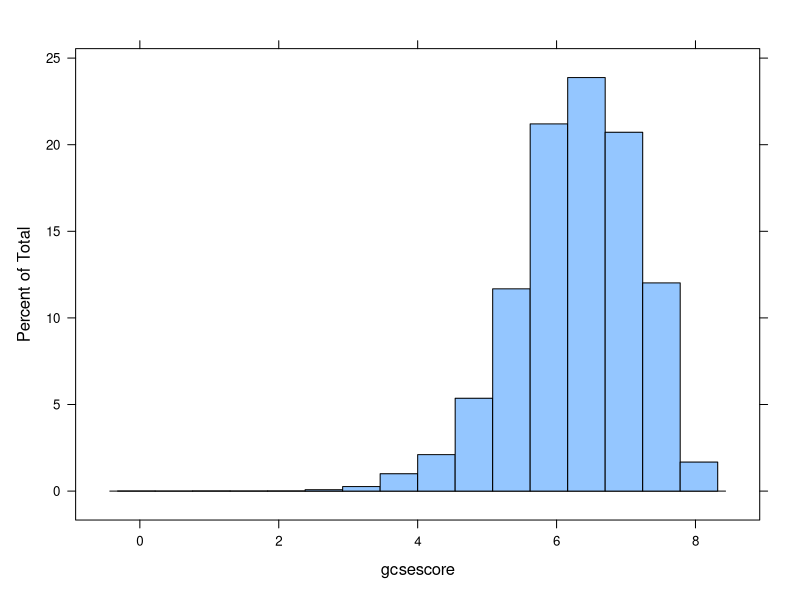
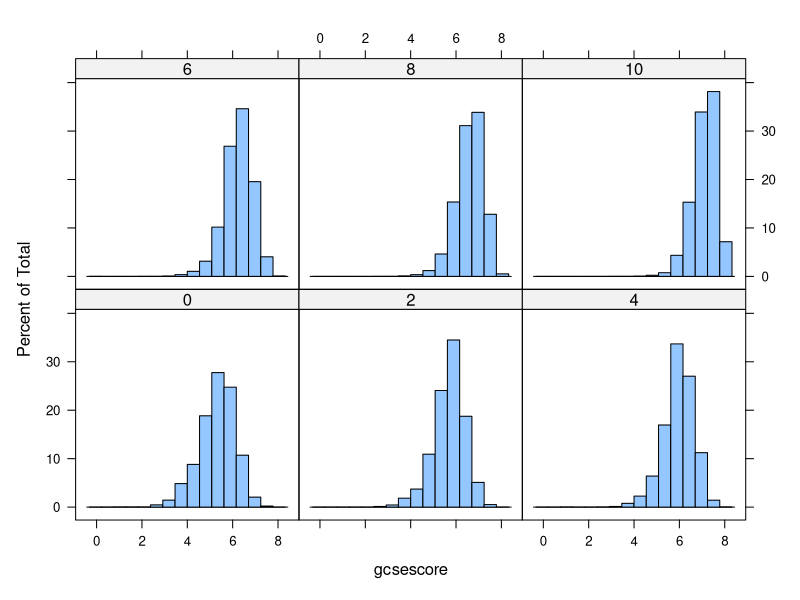
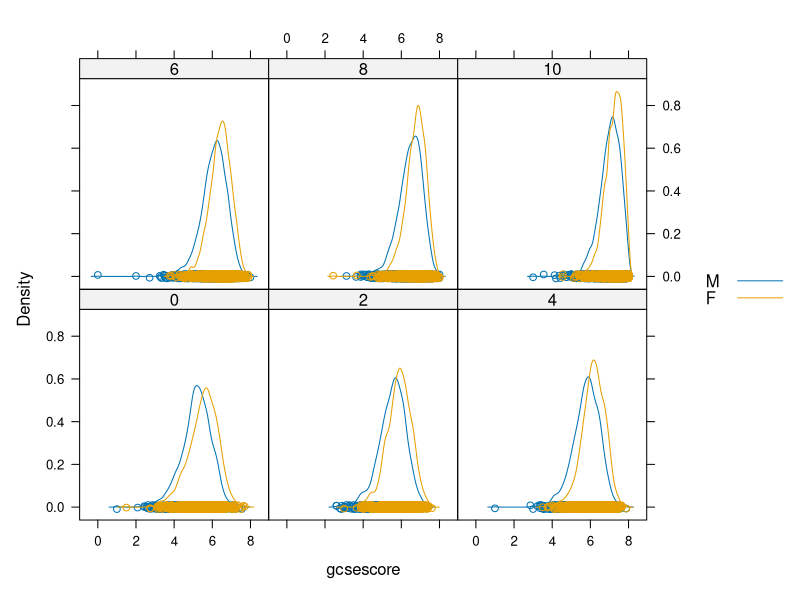
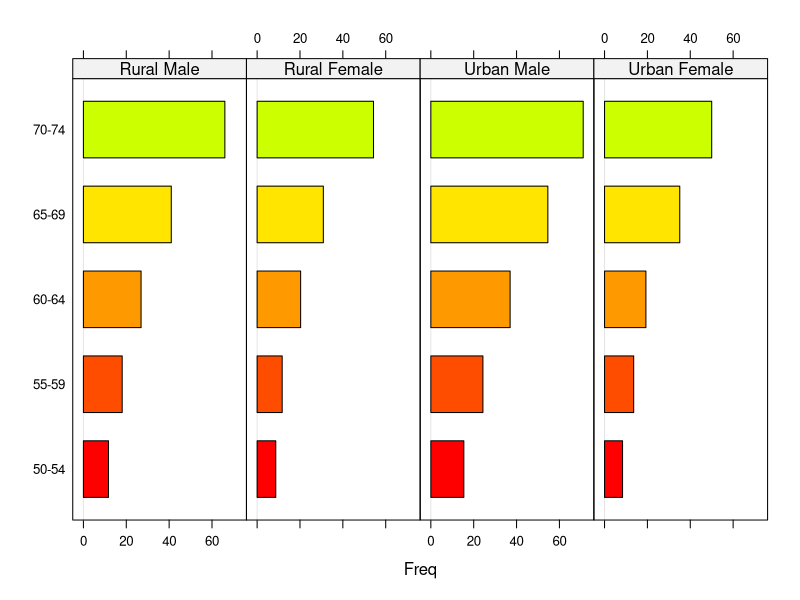
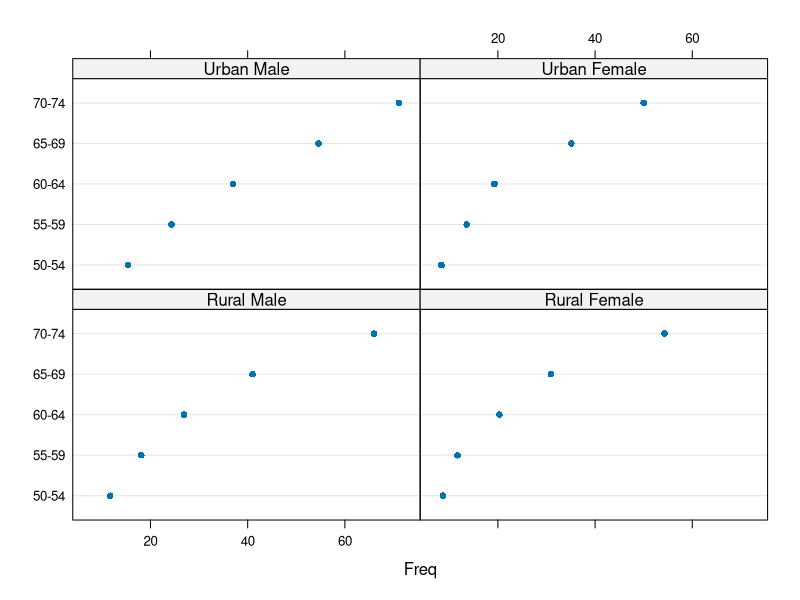
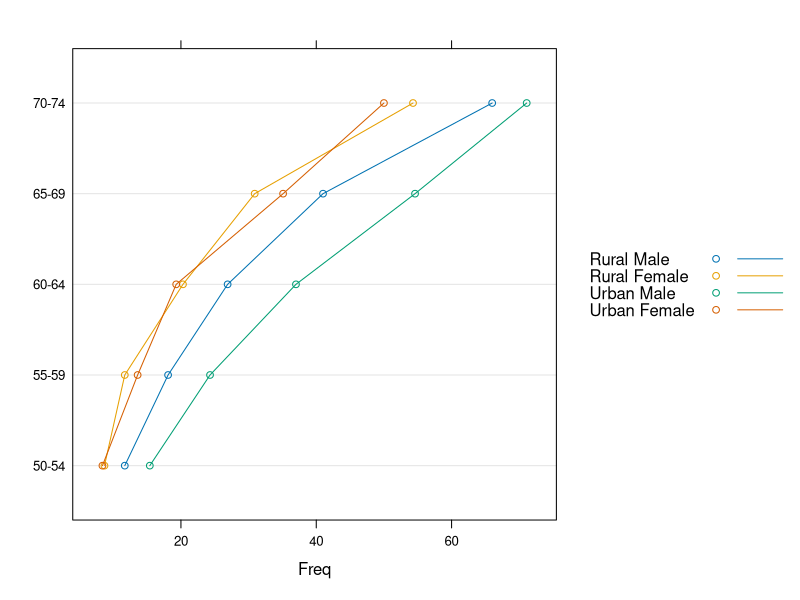
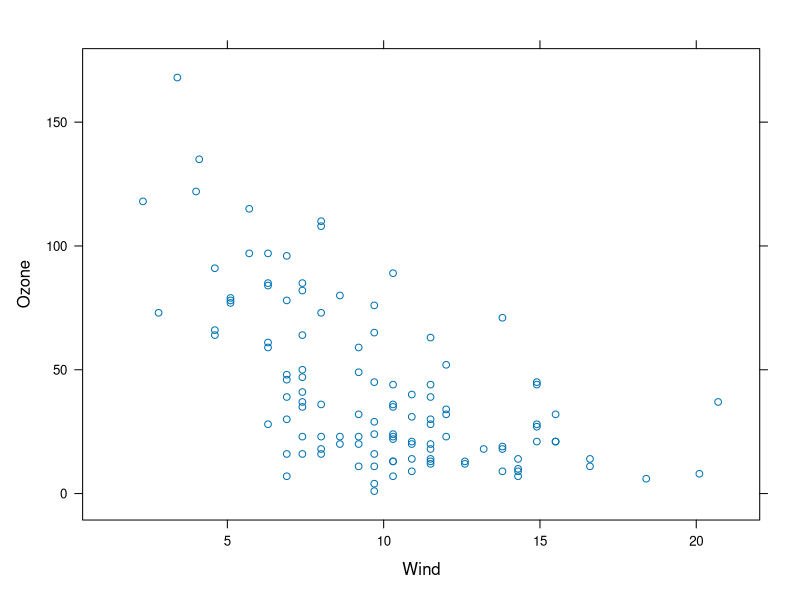
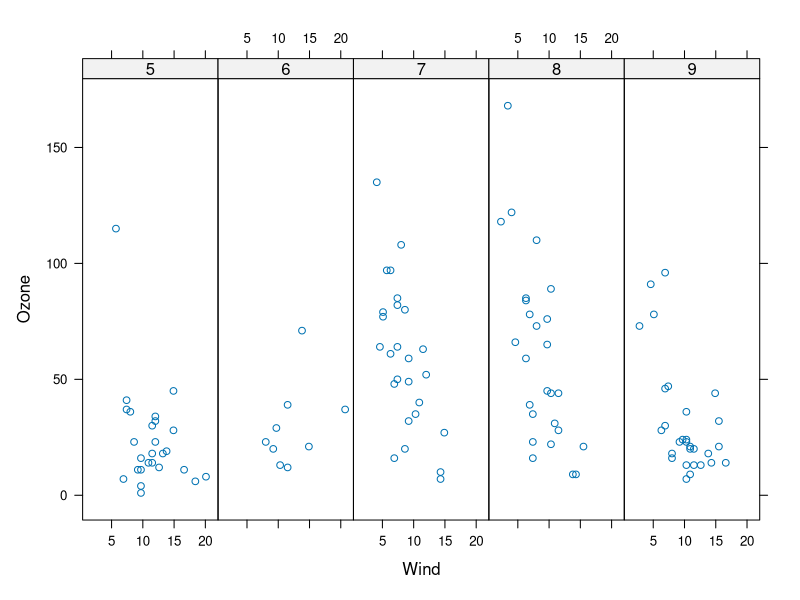

These charts were generated, in order, by the following R code:
# 고급 시각화 분석


# R의 고급 시각화 도구

# 1 격자형 기법 시각화

install.packages("lattice")
library(lattice)
install.packages("mlmRev")
library(mlmRev)
                                  # 고급 시각화와 chem97 데이터 셋을 위한 패키지 설치 및 로드

data(Chem97)
str(Chem97)
summary(Chem97)
                                  # 샘플 데이터 로드

# 히스토그램
# histogram( ~ x | 조건, data = data  ...)
# x축에 사용할 열 이름, data = 사용할 데이터셋 은 필수

histogram(~ gcsescore, data = Chem97)

histogram(~ gcsescore | factor(score), data = Chem97)
                                  # score을 factor로 나타내지 않으면 score의 범주에 따른 그래프가 아닌,
                                  # 그저 패널의 제목으로 score라는 텍스트가 나타난다.
                                  # 화학성적별 개인평균 성적

# 밀도 그래프
# densityplot( ~ x | 조건, data = data, groups = 변수)

densityplot(~ gcsescore | factor(score), data = Chem97, groups = gender, auto.key = T)
                                  # 화학 성적에 따른 성별 별 개인평균 성적 밀도

# 막대 그래프
# barchart( y ~ x | 조건, data = data, layout = c( panel, row ))

data("VADeaths")
str(VADeaths)

tab <- as.data.frame.table(VADeaths)
                                  # as.data.frame.table(data)
                                  # 데이터 프레임을 테이블 형식으로
                                  # rownames, colnames,values 순으로 데이터프레임 형식으로 변환
tab
VADeaths

barchart( Var1 ~ Freq | Var2, col = rainbow(20), data = tab, layout = c( 4, 1 ), origin = 0)
                                  # layout은 몇개의 panel을 몇개의 row에 표시할 건지 설정
                                  # origin은 x축 구간을 n부터 표시

# 점 그래프
# dotplot( y ~ x | 조건, data = data, layout = c( panel, row ))

dotplot(Var1 ~ Freq | Var2, tab)
                                  # layout = 2*2
dotplot(Var1 ~ Freq, tab, groups = Var2, type = "o", auto.key = list(space = "right", points = T, lines = T))
                                  # type => o == o와 선의 연결
                                  # 조건을 없애고 groups를 추가 하면 그래프가 하나의 패널에 표시
                                  # auto.key == 범례 => space 위치 | points 점 | lines 선 표시

# 산점도 그래프
# xyplot( y ~ x | 조건변수, data = data.frame 또는 list, layout = c( panel, row ))

library(datasets)
str(airquality)

xyplot( Ozone ~ Wind, data = airquality)

xyplot( Ozone ~ Wind | factor(Month), airquality, layout = c(5,1))
                                    # transform(data, colname = factor(colname))
                                    # 위를 사용해도 특정 col을 factor로 변환할수 있다.

str(quakes)

tplot <- xyplot( lat ~ long, data = quakes, pch=".")
                                    # pch == 점 모양 설정
                                    # 위도와 경도에 따른 지진 분포

tplot <- update(tplot, main = "1964년 이후 태평양에서 발생한 지진 위치")
print(tplot)
                                    # update = 추가적인 내용 업데이트
                                    # 변수에 저장된 그래프는 print로 출력

quakes$depth2[quakes$depth >= 40 & quakes$depth <= 150] <- 1
quakes$depth2[quakes$depth >= 151 & quakes$depth <= 250] <- 2
quakes$depth2[quakes$depth >= 251 & quakes$depth <= 350] <- 3
quakes$depth2[quakes$depth >= 351 & quakes$depth <= 450] <- 4
quakes$depth2[quakes$depth >= 451 & quakes$depth <= 550] <- 5
quakes$depth2[quakes$depth >= 551 & quakes$depth <= 680] <- 6
                                    
quakes

conv <- transform(quakes, depth2 = factor(depth2))
                                    # depth 라는 연속형 변수를 depth2라는 범주형으로 변환
                                    # depth2 만 factor로 바뀌어서 데이터 전체가 conv에 저장
xyplot(lat ~ long | depth2, data = conv)

xyplot(Ozone + Solar.R ~ Wind |factor(Month), data = airquality, layout = c(5,1))
                                    # y축 부분에 + 연산자를 사용하여 두개의 데이터를 넣으면
                                    # 동일한 패널에 두개의 변수 그래프를 표현 할 수 있다.

# 데이터 범주화

# equal.count(data, number = n, overlap = 0)
# 데이터를 겹치지 않게 n개 영역으로 범주화

# 예시
# numgroup <- equal.count(1:150, number = 4, overlap = 0)
# numgroup

depthgroup <- equal.count(quakes$depth, number = 5, overlap = 0)
depthgroup

xyplot(lat ~ long | depthgroup, quakes)
                                      # 범주화가 이루어져서 depth의 5 영역에 따라 지진 분포 표시

magnitudegroup <- equal.count(quakes$mag, number = 2, overlap = 0)

xyplot(lat ~ long | magnitudegroup, quakes)
